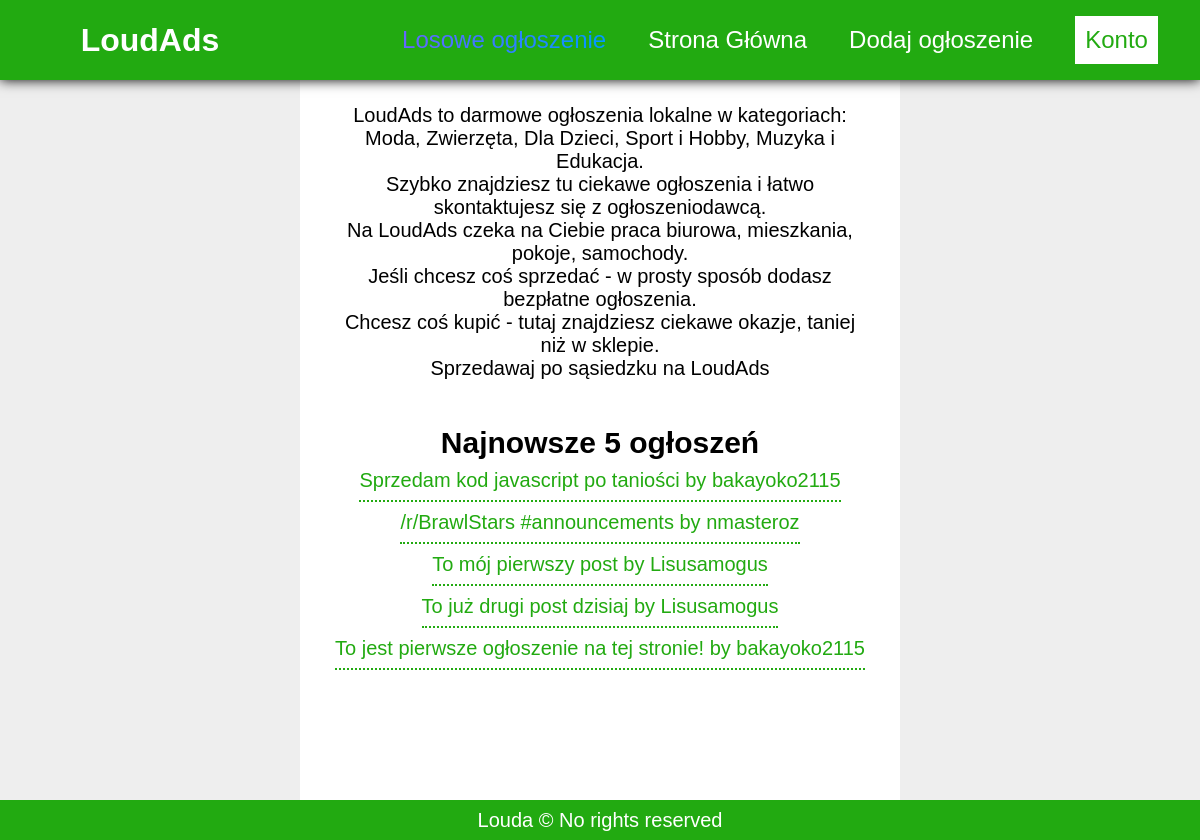
/strona/home (signed in), run on the app's committed database.
### tables this page shows
CREATE TABLE `ogloszenia` (
  `id` int(11) NOT NULL,
  `tytul` varchar(50) DEFAULT NULL,
  `tresc` varchar(1024) DEFAULT NULL,
  `data_dodania` date DEFAULT current_timestamp(),
  `id_autora` int(11) DEFAULT NULL
);

CREATE TABLE `susers` (
  `id` int(11) NOT NULL,
  `username` varchar(32) NOT NULL,
  `pass` varchar(32) NOT NULL,
  `token` int(11) NOT NULL,
  `data_utworzenia` date NOT NULL DEFAULT current_timestamp()
);

### strona/home/index.php (called while the page is built)
<?php
    include('../template/index.php');
?>

### strona/home/content.php (the view, shortened to what this page needs)
<article class="children-centered children-text-centered">
<p class="text-centered">
    LoudAds to darmowe ogłoszenia lokalne w kategoriach:<br> Moda, Zwierzęta, Dla Dzieci, Sport i Hobby, Muzyka i Edukacja.<br> Szybko znajdziesz tu ciekawe ogłoszenia i łatwo skontaktujesz się z ogłoszeniodawcą.<br> Na LoudAds czeka na Ciebie praca biurowa, mieszkania, pokoje, samochody.<br> Jeśli chcesz coś sprzedać - w prosty sposób dodasz bezpłatne ogłoszenia.<br> Chcesz coś kupić - tutaj znajdziesz ciekawe okazje, taniej niż w sklepie.<br> Sprzedawaj po sąsiedzku na LoudAds
</p>
<br><br>
<h2>Najnowsze 5 ogłoszeń</h2>
<?php
    function displayAnnouncements() {
        @$conn = new mysqli('localhost', 'root', '', 'ogloszeniowy');
        $sql = "select ogloszenia.id, ogloszenia.tytul, susers.username from ogloszenia join susers on ogloszenia.id_autora = susers.id order by ogloszenia.data_dodania desc limit 5;";
        $result = $conn->query($sql);
        while($ogloszenie = $result->fetch_array(MYSQLI_ASSOC)) {
            echo("<a class='button' href='../ogloszenie?id=".$ogloszenie['id']."'>".$ogloszenie['tytul']." by ".$ogloszenie['username']."<br></a>");
        }
    }
    displayAnnouncements();
?>
</article>

### strona/template/style.css (style rules this page uses)
:root { --dark-primary-color: #121212; --dark-secondary-color: #1e1e1e; --light-primary-color: #fff; --light-secondary-color: #eee; --primary-color: var(--light-primary-color); --secondary-color: var(--light-secondary-color); --accent-color: #2a1; --text-color: #fff; }
* { margin: 0; box-sizing: border-box; }
a { text-decoration: none; color: inherit; }
body { font-family: Arial; font-size: 20px; overflow-x: hidden; background-color: var(--secondary-color); background-size: cover; }
.button { color: var(--accent-color); border-bottom: 2px dotted var(--accent-color); line-height: 2; }
.children-centered { display: flex; flex-direction: column; align-items: center; }
.text-centered { text-align: center; }
.children-text-centered > * { text-align: center; }
article { height: 100%; width: 100%; padding: 24px 32px; }

### data on the page
ogloszenia: tytul "Sprzedam kod javascript po taniości", id_autora.username "bakayoko2115"
ogloszenia: tytul "/r/BrawlStars #announcements", id_autora.username "nmasteroz"
ogloszenia: tytul "To mój pierwszy post", id_autora.username "Lisusamogus"
ogloszenia: tytul "To już drugi post dzisiaj", id_autora.username "Lisusamogus"
ogloszenia: tytul "To jest pierwsze ogłoszenie na tej stronie!", id_autora.username "bakayoko2115"
